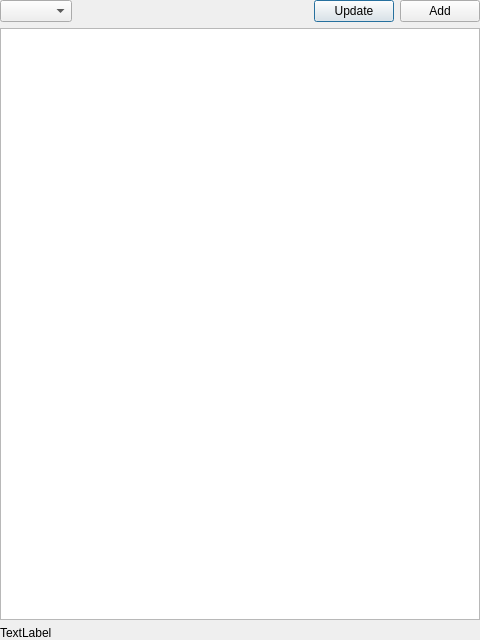
<?xml version="1.0" encoding="UTF-8"?>
<ui version="4.0">
 <class>TranslationViewer</class>
 <widget class="QDialog" name="TranslationViewer">
  <property name="geometry">
   <rect>
    <x>0</x>
    <y>0</y>
    <width>480</width>
    <height>640</height>
   </rect>
  </property>
  <property name="windowTitle">
   <string>Translations Tables</string>
  </property>
  <layout class="QVBoxLayout" name="verticalLayout">
   <property name="leftMargin">
    <number>0</number>
   </property>
   <property name="topMargin">
    <number>0</number>
   </property>
   <property name="rightMargin">
    <number>0</number>
   </property>
   <property name="bottomMargin">
    <number>0</number>
   </property>
   <item>
    <layout class="QHBoxLayout" name="horizontalLayout">
     <item>
      <widget class="QComboBox" name="comboBox"/>
     </item>
     <item>
      <spacer name="horizontalSpacer">
       <property name="orientation">
        <enum>Qt::Horizontal</enum>
       </property>
       <property name="sizeHint" stdset="0">
        <size>
         <width>40</width>
         <height>20</height>
        </size>
       </property>
      </spacer>
     </item>
     <item>
      <widget class="QPushButton" name="pushButton_2">
       <property name="text">
        <string>Update</string>
       </property>
      </widget>
     </item>
     <item>
      <widget class="QPushButton" name="pushButton">
       <property name="text">
        <string>Add</string>
       </property>
      </widget>
     </item>
    </layout>
   </item>
   <item>
    <widget class="QTableView" name="tableView"/>
   </item>
   <item>
    <widget class="QLabel" name="label">
     <property name="text">
      <string>TextLabel</string>
     </property>
    </widget>
   </item>
  </layout>
 </widget>
 <resources/>
 <connections/>
</ui>
